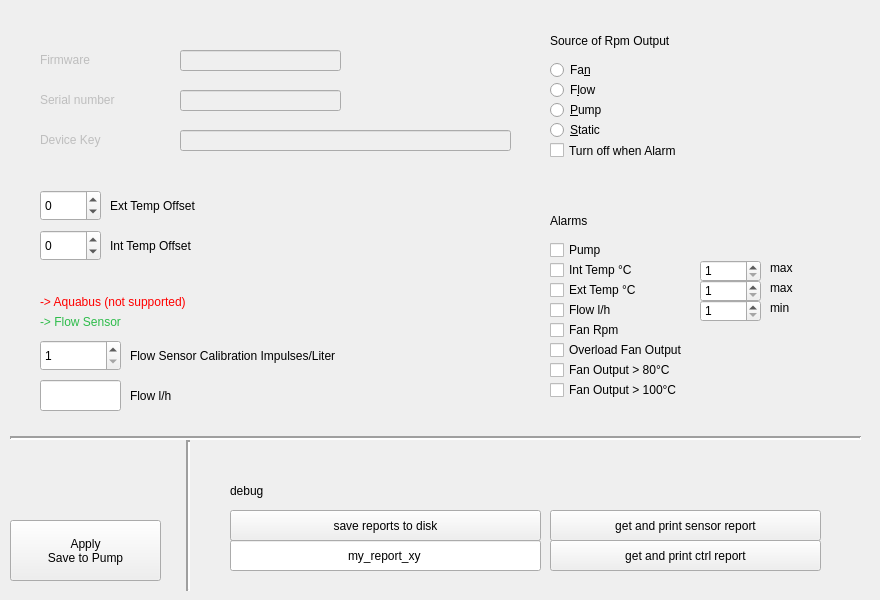
    <widget class="QWidget" name="page_4">
     <widget class="QPushButton" name="pushButton_ctrl_report">
      <property name="geometry">
       <rect>
        <x>550</x>
        <y>540</y>
        <width>271</width>
        <height>31</height>
       </rect>
      </property>
      <property name="text">
       <string>get and print ctrl report</string>
      </property>
     </widget>
     <widget class="QPushButton" name="pushButton_sensor_report">
      <property name="geometry">
       <rect>
        <x>550</x>
        <y>510</y>
        <width>271</width>
        <height>31</height>
       </rect>
      </property>
      <property name="text">
       <string>get and print sensor report</string>
      </property>
     </widget>
     <widget class="QSpinBox" name="spinBox_settings_flow_calib">
      <property name="geometry">
       <rect>
        <x>40</x>
        <y>340</y>
        <width>81</width>
        <height>31</height>
       </rect>
      </property>
      <property name="minimum">
       <number>1</number>
      </property>
      <property name="maximum">
       <number>1000</number>
      </property>
     </widget>
     <widget class="QLabel" name="label_6">
      <property name="geometry">
       <rect>
        <x>130</x>
        <y>340</y>
        <width>361</width>
        <height>31</height>
       </rect>
      </property>
      <property name="text">
       <string>Flow Sensor Calibration Impulses/Liter</string>
      </property>
     </widget>
     <widget class="QLineEdit" name="lineEdit_settings_flow">
      <property name="geometry">
       <rect>
        <x>40</x>
        <y>380</y>
        <width>81</width>
        <height>31</height>
       </rect>
      </property>
      <property name="readOnly">
       <bool>true</bool>
      </property>
     </widget>
     <widget class="QLabel" name="label_31">
      <property name="geometry">
       <rect>
        <x>130</x>
        <y>380</y>
        <width>111</width>
        <height>31</height>
       </rect>
      </property>
      <property name="text">
       <string>Flow l/h</string>
      </property>
     </widget>
     <widget class="QLineEdit" name="lineEdit_settings_firmware">
      <property name="enabled">
       <bool>false</bool>
      </property>
      <property name="geometry">
       <rect>
        <x>180</x>
        <y>50</y>
        <width>161</width>
        <height>21</height>
       </rect>
      </property>
      <property name="alignment">
       <set>Qt::AlignmentFlag::AlignLeading|Qt::AlignmentFlag::AlignLeft|Qt::AlignmentFlag::AlignVCenter</set>
      </property>
      <property name="readOnly">
       <bool>true</bool>
      </property>
     </widget>
     <widget class="QLineEdit" name="lineEdit_settings_device_key">
      <property name="enabled">
       <bool>false</bool>
      </property>
      <property name="geometry">
       <rect>
        <x>180</x>
        <y>130</y>
        <width>331</width>
        <height>21</height>
       </rect>
      </property>
      <property name="font">
       <font>
        <family>Noto Sans</family>
        <pointsize>13</pointsize>
        <kerning>false</kerning>
       </font>
      </property>
      <property name="alignment">
       <set>Qt::AlignmentFlag::AlignCenter</set>
      </property>
      <property name="readOnly">
       <bool>true</bool>
      </property>
     </widget>
     <widget class="QLineEdit" name="lineEdit_settings_serial">
      <property name="enabled">
       <bool>false</bool>
      </property>
      <property name="geometry">
       <rect>
        <x>180</x>
        <y>90</y>
        <width>161</width>
        <height>21</height>
       </rect>
      </property>
      <property name="alignment">
       <set>Qt::AlignmentFlag::AlignLeading|Qt::AlignmentFlag::AlignLeft|Qt::AlignmentFlag::AlignVCenter</set>
      </property>
      <property name="readOnly">
       <bool>true</bool>
      </property>
     </widget>
     <widget class="QLabel" name="label_32">
      <property name="enabled">
       <bool>false</bool>
      </property>
      <property name="geometry">
       <rect>
        <x>40</x>
        <y>49</y>
        <width>131</width>
        <height>21</height>
       </rect>
      </property>
      <property name="text">
       <string>Firmware</string>
      </property>
      <property name="alignment">
       <set>Qt::AlignmentFlag::AlignLeading|Qt::AlignmentFlag::AlignLeft|Qt::AlignmentFlag::AlignVCenter</set>
      </property>
     </widget>
     <widget class="QLabel" name="label_33">
      <property name="enabled">
       <bool>false</bool>
      </property>
      <property name="geometry">
       <rect>
        <x>40</x>
        <y>130</y>
        <width>131</width>
        <height>20</height>
       </rect>
      </property>
      <property name="text">
       <string>Device Key</string>
      </property>
      <property name="alignment">
       <set>Qt::AlignmentFlag::AlignLeading|Qt::AlignmentFlag::AlignLeft|Qt::AlignmentFlag::AlignVCenter</set>
      </property>
     </widget>
     <widget class="QLabel" name="label_34">
      <property name="enabled">
       <bool>false</bool>
      </property>
      <property name="geometry">
       <rect>
        <x>40</x>
        <y>90</y>
        <width>131</width>
        <height>20</height>
       </rect>
      </property>
      <property name="text">
       <string>Serial number</string>
      </property>
      <property name="alignment">
       <set>Qt::AlignmentFlag::AlignLeading|Qt::AlignmentFlag::AlignLeft|Qt::AlignmentFlag::AlignVCenter</set>
      </property>
     </widget>
     <widget class="QRadioButton" name="radioButton_source_fan">
      <property name="geometry">
       <rect>
        <x>550</x>
        <y>60</y>
        <width>171</width>
        <height>20</height>
       </rect>
      </property>
      <property name="text">
       <string>Fa&amp;n</string>
      </property>
     </widget>
     <widget class="QLabel" name="label_35">
      <property name="enabled">
       <bool>true</bool>
      </property>
      <property name="geometry">
       <rect>
        <x>550</x>
        <y>200</y>
        <width>161</width>
        <height>41</height>
       </rect>
      </property>
      <property name="text">
       <string>Alarms</string>
      </property>
     </widget>
     <widget class="QLabel" name="label_36">
      <property name="geometry">
       <rect>
        <x>550</x>
        <y>20</y>
        <width>231</width>
        <height>41</height>
       </rect>
      </property>
      <property name="text">
       <string>Source of Rpm Output</string>
      </property>
     </widget>
     <widget class="QRadioButton" name="radioButton_source_flow">
      <property name="geometry">
       <rect>
        <x>550</x>
        <y>80</y>
        <width>171</width>
        <height>20</height>
       </rect>
      </property>
      <property name="text">
       <string>F&amp;low</string>
      </property>
     </widget>
     <widget class="QRadioButton" name="radioButton_source_pump">
      <property name="geometry">
       <rect>
        <x>550</x>
        <y>100</y>
        <width>191</width>
        <height>20</height>
       </rect>
      </property>
      <property name="text">
       <string>&amp;Pump</string>
      </property>
     </widget>
     <widget class="QRadioButton" name="radioButton_source_static">
      <property name="geometry">
       <rect>
        <x>550</x>
        <y>120</y>
        <width>171</width>
        <height>20</height>
       </rect>
      </property>
      <property name="text">
       <string>&amp;Static</string>
      </property>
     </widget>
     <widget class="QPushButton" name="pushButton_settings_save_to_pump">
      <property name="geometry">
       <rect>
        <x>10</x>
        <y>520</y>
        <width>151</width>
        <height>61</height>
       </rect>
      </property>
      <property name="text">
       <string>Apply 
Save to Pump</string>
      </property>
     </widget>
     <widget class="QLabel" name="label_37">
      <property name="geometry">
       <rect>
        <x>230</x>
        <y>470</y>
        <width>101</width>
        <height>41</height>
       </rect>
      </property>
      <property name="text">
       <string>debug</string>
      </property>
     </widget>
     <widget class="QCheckBox" name="checkBox_source_turn_off_when_alarm">
      <property name="geometry">
       <rect>
        <x>550</x>
        <y>140</y>
        <width>231</width>
        <height>21</height>
       </rect>
      </property>
      <property name="text">
       <string>Turn off when Alarm</string>
      </property>
     </widget>
     <widget class="QCheckBox" name="checkBox_alarm_pump">
      <property name="enabled">
       <bool>true</bool>
      </property>
      <property name="geometry">
       <rect>
        <x>550</x>
        <y>240</y>
        <width>141</width>
        <height>20</height>
       </rect>
      </property>
      <property name="text">
       <string>Pump</string>
      </property>
     </widget>
     <widget class="QCheckBox" name="checkBox_alarm_int_temp">
      <property name="enabled">
       <bool>true</bool>
      </property>
      <property name="geometry">
       <rect>
        <x>550</x>
        <y>260</y>
        <width>141</width>
        <height>20</height>
       </rect>
      </property>
      <property name="text">
       <string>Int Temp °C</string>
      </property>
     </widget>
     <widget class="QCheckBox" name="checkBox_alarm_ext_temp">
      <property name="enabled">
       <bool>true</bool>
      </property>
      <property name="geometry">
       <rect>
        <x>550</x>
        <y>280</y>
        <width>141</width>
        <height>20</height>
       </rect>
      </property>
      <property name="text">
       <string>Ext Temp °C</string>
      </property>
     </widget>
     <widget class="QCheckBox" name="checkBox_alarm_flow">
      <property name="enabled">
       <bool>true</bool>
      </property>
      <property name="geometry">
       <rect>
        <x>550</x>
        <y>300</y>
        <width>131</width>
        <height>20</height>
       </rect>
      </property>
      <property name="text">
       <string>Flow l/h</string>
      </property>
     </widget>
     <widget class="QCheckBox" name="checkBox_alarm_fan_rpm">
      <property name="enabled">
       <bool>true</bool>
      </property>
      <property name="geometry">
       <rect>
        <x>550</x>
        <y>320</y>
        <width>151</width>
        <height>20</height>
       </rect>
      </property>
      <property name="text">
       <string>Fan Rpm</string>
      </property>
     </widget>
     <widget class="QCheckBox" name="checkBox_alarm_fan_overload">
      <property name="enabled">
       <bool>true</bool>
      </property>
      <property name="geometry">
       <rect>
        <x>550</x>
        <y>340</y>
        <width>211</width>
        <height>20</height>
       </rect>
      </property>
      <property name="text">
       <string>Overload Fan Output</string>
      </property>
     </widget>
     <widget class="QCheckBox" name="checkBox_alarm_80">
      <property name="enabled">
       <bool>true</bool>
      </property>
      <property name="geometry">
       <rect>
        <x>550</x>
        <y>360</y>
        <width>201</width>
        <height>20</height>
       </rect>
      </property>
      <property name="text">
       <string>Fan Output &gt; 80°C</string>
      </property>
     </widget>
     <widget class="QCheckBox" name="checkBox_alarm_100">
      <property name="enabled">
       <bool>true</bool>
      </property>
      <property name="geometry">
       <rect>
        <x>550</x>
        <y>380</y>
        <width>201</width>
        <height>20</height>
       </rect>
      </property>
      <property name="text">
       <string>Fan Output &gt; 100°C</string>
      </property>
      <property name="checkable">
       <bool>true</bool>
      </property>
     </widget>
     <widget class="QSpinBox" name="spinBox_alarm_int_temp_max">
      <property name="enabled">
       <bool>true</bool>
      </property>
      <property name="geometry">
       <rect>
        <x>700</x>
        <y>260</y>
        <width>61</width>
        <height>22</height>
       </rect>
      </property>
      <property name="minimum">
       <number>1</number>
      </property>
     </widget>
     <widget class="QSpinBox" name="spinBox_alarm_ext_temp_max">
      <property name="enabled">
       <bool>true</bool>
      </property>
      <property name="geometry">
       <rect>
        <x>700</x>
        <y>280</y>
        <width>61</width>
        <height>22</height>
       </rect>
      </property>
      <property name="minimum">
       <number>1</number>
      </property>
     </widget>
     <widget class="QSpinBox" name="spinBox_alarm_flow_min">
      <property name="enabled">
       <bool>true</bool>
      </property>
      <property name="geometry">
       <rect>
        <x>700</x>
        <y>300</y>
        <width>61</width>
        <height>22</height>
       </rect>
      </property>
      <property name="minimum">
       <number>1</number>
      </property>
      <property name="maximum">
       <number>1000</number>
      </property>
     </widget>
     <widget class="QSpinBox" name="spinBox_settings_ext_offset">
      <property name="geometry">
       <rect>
        <x>40</x>
        <y>190</y>
        <width>61</width>
        <height>31</height>
       </rect>
      </property>
      <property name="minimum">
       <number>-100</number>
      </property>
      <property name="maximum">
       <number>100</number>
      </property>
     </widget>
     <widget class="QSpinBox" name="spinBox_settings_int_offset">
      <property name="geometry">
       <rect>
        <x>40</x>
        <y>230</y>
        <width>61</width>
        <height>31</height>
       </rect>
      </property>
      <property name="minimum">
       <number>-100</number>
      </property>
      <property name="maximum">
       <number>100</number>
      </property>
     </widget>
     <widget class="QLabel" name="label_38">
      <property name="geometry">
       <rect>
        <x>110</x>
        <y>190</y>
        <width>171</width>
        <height>31</height>
       </rect>
      </property>
      <property name="text">
       <string>Ext Temp Offset</string>
      </property>
      <property name="alignment">
       <set>Qt::AlignmentFlag::AlignLeading|Qt::AlignmentFlag::AlignLeft|Qt::AlignmentFlag::AlignVCenter</set>
      </property>
     </widget>
     <widget class="QLabel" name="label_39">
      <property name="geometry">
       <rect>
        <x>110</x>
        <y>230</y>
        <width>181</width>
        <height>31</height>
       </rect>
      </property>
      <property name="text">
       <string>Int Temp Offset</string>
      </property>
      <property name="alignment">
       <set>Qt::AlignmentFlag::AlignLeading|Qt::AlignmentFlag::AlignLeft|Qt::AlignmentFlag::AlignVCenter</set>
      </property>
     </widget>
     <widget class="QLabel" name="label_40">
      <property name="enabled">
       <bool>true</bool>
      </property>
      <property name="geometry">
       <rect>
        <x>770</x>
        <y>260</y>
        <width>71</width>
        <height>16</height>
       </rect>
      </property>
      <property name="text">
       <string>max</string>
      </property>
     </widget>
     <widget class="QLabel" name="label_41">
      <property name="enabled">
       <bool>true</bool>
      </property>
      <property name="geometry">
       <rect>
        <x>770</x>
        <y>280</y>
        <width>81</width>
        <height>16</height>
       </rect>
      </property>
      <property name="text">
       <string>max</string>
      </property>
     </widget>
     <widget class="QLabel" name="label_42">
      <property name="enabled">
       <bool>true</bool>
      </property>
      <property name="geometry">
       <rect>
        <x>770</x>
        <y>300</y>
        <width>101</width>
        <height>16</height>
       </rect>
      </property>
      <property name="text">
       <string>min</string>
      </property>
     </widget>
     <widget class="Line" name="line_4">
      <property name="geometry">
       <rect>
        <x>10</x>
        <y>430</y>
        <width>851</width>
        <height>16</height>
       </rect>
      </property>
      <property name="lineWidth">
       <number>2</number>
      </property>
      <property name="orientation">
       <enum>Qt::Orientation::Horizontal</enum>
      </property>
     </widget>
     <widget class="QLabel" name="label_flow_active">
      <property name="enabled">
       <bool>true</bool>
      </property>
      <property name="geometry">
       <rect>
        <x>40</x>
        <y>310</y>
        <width>171</width>
        <height>24</height>
       </rect>
      </property>
      <property name="palette">
       <palette>
        <active>
         <colorrole role="WindowText">
          <brush brushstyle="SolidPattern">
           <color alpha="255">
            <red>45</red>
            <green>188</green>
            <blue>74</blue>
           </color>
          </brush>
         </colorrole>
        </active>
        <inactive>
         <colorrole role="WindowText">
          <brush brushstyle="SolidPattern">
           <color alpha="255">
            <red>45</red>
            <green>188</green>
            <blue>74</blue>
           </color>
          </brush>
         </colorrole>
        </inactive>
        <disabled/>
       </palette>
      </property>
      <property name="text">
       <string>-&gt; Flow Sensor</string>
      </property>
     </widget>
     <widget class="QLabel" name="label_aquabus_active">
      <property name="enabled">
       <bool>true</bool>
      </property>
      <property name="geometry">
       <rect>
        <x>40</x>
        <y>290</y>
        <width>271</width>
        <height>24</height>
       </rect>
      </property>
      <property name="palette">
       <palette>
        <active>
         <colorrole role="WindowText">
          <brush brushstyle="SolidPattern">
           <color alpha="255">
            <red>255</red>
            <green>0</green>
            <blue>0</blue>
           </color>
          </brush>
         </colorrole>
        </active>
        <inactive>
         <colorrole role="WindowText">
          <brush brushstyle="SolidPattern">
           <color alpha="255">
            <red>255</red>
            <green>0</green>
            <blue>0</blue>
           </color>
          </brush>
         </colorrole>
        </inactive>
        <disabled/>
       </palette>
      </property>
      <property name="text">
       <string>-&gt; Aquabus (not supported)</string>
      </property>
     </widget>
     <widget class="QPushButton" name="pushButton_save_reports_to_disk">
      <property name="geometry">
       <rect>
        <x>230</x>
        <y>510</y>
        <width>311</width>
        <height>31</height>
       </rect>
      </property>
      <property name="text">
       <string>save reports to disk</string>
      </property>
     </widget>
     <widget class="QLineEdit" name="lineEdit_ctrl_report_file_name">
      <property name="geometry">
       <rect>
        <x>230</x>
        <y>540</y>
        <width>311</width>
        <height>31</height>
       </rect>
      </property>
      <property name="text">
       <string>my_report_xy</string>
      </property>
      <property name="alignment">
       <set>Qt::AlignmentFlag::AlignCenter</set>
      </property>
     </widget>
     <widget class="Line" name="line_5">
      <property name="geometry">
       <rect>
        <x>180</x>
        <y>440</y>
        <width>16</width>
        <height>151</height>
       </rect>
      </property>
      <property name="lineWidth">
       <number>2</number>
      </property>
      <property name="orientation">
       <enum>Qt::Orientation::Vertical</enum>
      </property>
     </widget>
    </widget>
